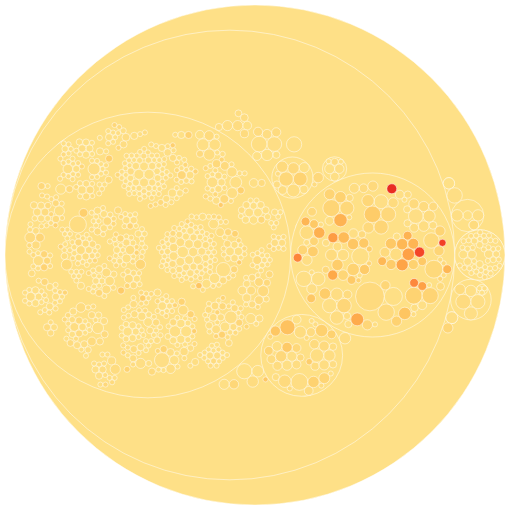

Here is the notebook cell this chart was saved with:
### Code cell
hspots = cm.get_hot_spots(log, loc_cc.assign(path=lambda x: x['path'].astype('string'))) 
hspots.query("language == 'Python'").sort_values(by=['changes', 'complexity'], ascending=False).head()
desc = cm.vega.vis_hot_spots(hspots, width=500, height=500, size_column='complexity')
Vega(desc)

### Figure 1 — Vega specification as saved in the notebook (floating-point values rounded to 4 significant figures; data arrays with more than 128 entries replaced by an {"elided": "..."} marker saying what was removed)
{"$schema": "https://vega.github.io/schema/vega/v4.json", "autosize": "none", "data": [{"name": "tree", "transform": [{"key": "id", "parentKey": "parent", "type": "stratify"}, {"field": "size", "size": [{"signal": "width"}, {"signal": "height"}], "sort": {"field": "value", "order": "descending"}, "type": "pack"}], "values": {"elided": "1604 records"}}], "height": 500, "marks": [{"encode": {"enter": {"fill": {"field": "intensity", "scale": "color"}, "shape": {"value": "circle"}, "tooltip": {"signal": "datum.path + (datum.intensity ? ', ' + datum.intensity + ' changes' : '') + (datum.size ? ', ' + datum.size + ' complexity' : '')"}}, "hover": {"stroke": {"value": "black"}, "strokeWidth": {"value": 2}}, "update": {"size": {"signal": "4 * datum.r * datum.r"}, "stroke": {"value": "white"}, "strokeWidth": {"value": 0.5}, "x": {"field": "x"}, "y": {"field": "y"}}}, "from": {"data": "tree"}, "type": "symbol"}], "padding": 5, "scales": [{"domain": {"data": "tree", "field": "intensity"}, "domainMin": 0, "name": "color", "range": {"scheme": "yelloworangered"}, "type": "linear"}], "width": 500}
